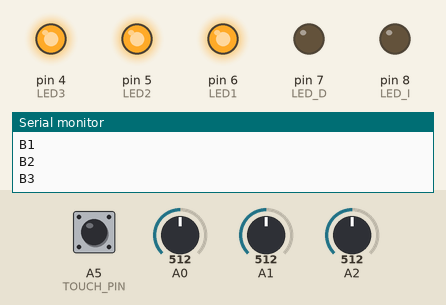
The sketch below on a simulated Arduino Uno, built with avr-gcc and run on an emulated ATmega328P. On the bench: output pins drawn as LEDs (lit = HIGH), the last lines printed to the serial monitor. The test bench sets the inputs (shaded band); at power-on: A0 = 512, A1 = 512, A2 = 512, A5 (TOUCH_PIN) HIGH.

Above: at 1.2 s.
1.3 s: A0 set to 366
2.8 s: A0 set to 340
At 3.3 s:
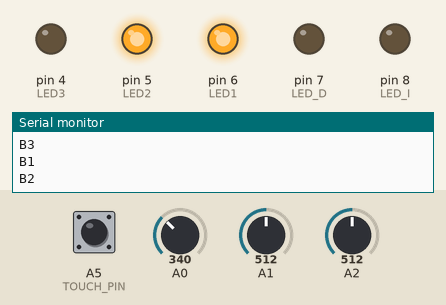
4.4 s: A1 set to 359
5.9 s: A1 set to 336
At 7.1 s:
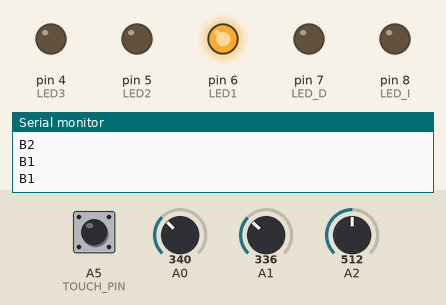
7.5 s: A0 set to 360
At 8.4 s:
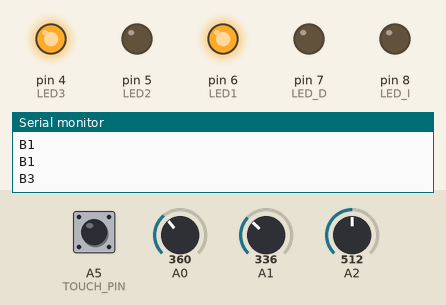
9.2 s: A2 set to 365
10.7 s: A2 set to 340
At 12.3 s:
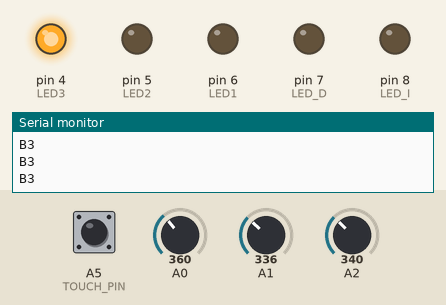
Timing chart, 0 to 13.3 s (numbered marks = the images above; inputs shaded):
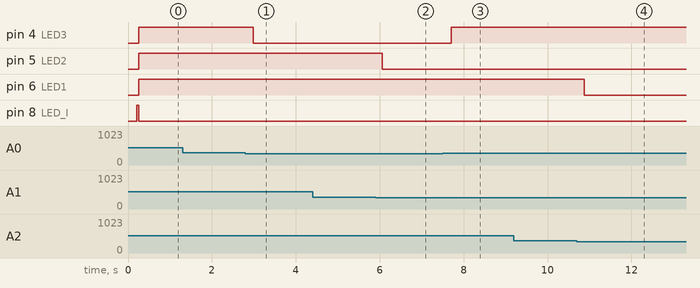

The sketch:

notouch-fw.ino
```cpp
#include <ADCTouch.h>

#define LED1 6
#define LED2 5
#define LED3 4
#define LED_D 7
#define LED_I 8
#define TOUCH_PIN A5
#define THRES 350
#define SAMPLE_TIME 48
#define SAMPLES 5
#define TOUT 500
#define TRIG_SAMPLES 10
#define THRES_TOUCH 100

int LED[3]= {LED1,LED2,LED3};
int SENS[3] = {2,1,0};
int MEAS[3] = {0,0,0};
int ACCU[3] = {0,0,0};
int RETR[3] = {0,0,0};
int estado = 4;
int ref0, ref1;     //reference values to remove touch pin offset
int disabled = 0;
unsigned long t_ant = 0;
unsigned long t_act = 0;
String serial_in = "";


void setup()
{
  Serial.begin(115200);
  ref0 = ADCTouch.read(TOUCH_PIN, 500);    //create reference values to remove offset
  for (int i=0;i<3;i++){
    pinMode(LED[i],OUTPUT);
    digitalWrite(LED[i],LOW);
  }
  pinMode(LED_I,OUTPUT);
  pinMode(LED_D,OUTPUT);
  digitalWrite(LED_I,LOW);
  digitalWrite(LED_D,LOW);
  //Serial.println("Device Ready!");

}

void loop()
{
  int value0 = ADCTouch.read(TOUCH_PIN,10);
  value0 -= ref0;
  if ((abs(value0)>THRES_TOUCH)||(disabled==1)){
    if (estado != -1) Serial.println("B");
    disabled = 1;
    digitalWrite(LED_I,HIGH);
    digitalWrite(LED_D,HIGH);
    digitalWrite(LED1,HIGH);
    digitalWrite(LED2,HIGH);
    digitalWrite(LED3,HIGH);
    estado = -1;
  }
  else{
    for (int i=0;i<3;i++){
      MEAS[i] = analogRead(SENS[i]);
      //Serial.println(MEAS[i]);
      if (MEAS[i]>THRES) {
        if ((ACCU[i]==SAMPLES-1)||(RETR[i]==TRIG_SAMPLES)) {
          Serial.print("B");
          Serial.println(i+1);
          digitalWrite(LED[i],HIGH);
          estado = 4;
          RETR[i]=0;
        }
        ACCU[i] ++;
        if (ACCU[i]>SAMPLES){
          ACCU[i]=SAMPLES;
          RETR[i]++;
          estado = 4;
        }
      }
      else{
        ACCU[i] --;
        RETR[i]=0;
        if (ACCU[i]==1) {
          //Serial.print(i);
          //Serial.println(" OFF");
          digitalWrite(LED[i],LOW);
        }
        if (ACCU[i]<0) ACCU[i]=0;
      }
    }
  }


  t_act = millis();
  switch (estado) {
  case 1:
    if ((t_act-t_ant)>TOUT) estado = 4;
    else{
       digitalWrite(LED_I,HIGH);
    }
    break;
  case 2:
    if ((t_act-t_ant)>TOUT) estado = 4;
    else{
       if (MEAS[0]>THRES) {
        estado = 1;
        t_ant = t_act;
        Serial.println("GTL");
       }

    }
    break;
  case 3:
    if ((t_act-t_ant)>TOUT) estado = 4;
    else{
       if (MEAS[1]>THRES) {
        estado = 2;
        t_ant = t_act;
       }
    }
    break;
  case 4:
    digitalWrite(LED_I,LOW);
    digitalWrite(LED_D,LOW);
    if (MEAS[0]>THRES) estado = 5;
    if (MEAS[2]>THRES) estado = 3;
    t_ant = t_act;
    break;
  case 5:
    if ((t_act-t_ant)>TOUT) estado = 4;
    else{
       if (MEAS[1]>THRES) {
        estado = 6;
        t_ant = t_act;
       }
    }
    break;
  case 6:
    if ((t_act-t_ant)>TOUT) estado = 4;
    else{
       if (MEAS[2]>THRES) {
        estado = 7;
        t_ant = t_act;
        Serial.println("GTR");
       }
    }
    break;
  case 7:
    if ((t_act-t_ant)>TOUT) estado = 4;
    else{
       digitalWrite(LED_D,HIGH);

    }
    break;
  default:
    // statements
    break;
  }
  EnableCheck();
  delay(SAMPLE_TIME);
}

void EnableCheck(){
  if (Serial.available() > 0) {
    serial_in = Serial.readString();
    if (serial_in == "D") {
      disabled=0;
      digitalWrite(LED_I,LOW);
      digitalWrite(LED_D,LOW);
      digitalWrite(LED1,LOW);
      digitalWrite(LED2,LOW);
      digitalWrite(LED3,LOW);
      estado = 4;
      Serial.println("D");
    }
  }
}
```

Measured:
- the behaviour switches between 351 and 350 on A0 (found by bisection; images 0 and 1)
- the behaviour switches between 351 and 350 on A1 (found by bisection; images 1 and 2)
- the behaviour switches between 351 and 350 on A2 (found by bisection; images 3 and 4)
- after the input at 2.8 s, pin 4 (LED3): HIGH → LOW after 0.19 s
- after the input at 5.9 s, pin 5 (LED2): HIGH → LOW after 0.16 s
- after the input at 7.5 s, pin 4 (LED3): LOW → HIGH after 0.20 s
- after the input at 10.7 s, pin 6 (LED1): HIGH → LOW after 0.17 s
